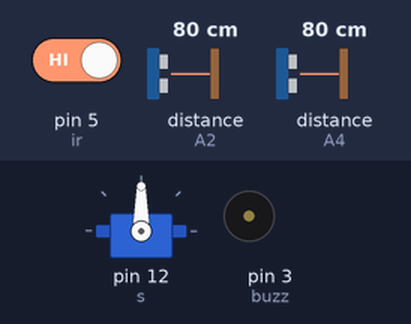
This sketch was run on a simulated Arduino Uno, built with avr-gcc and run on an emulated ATmega328P. On the bench: servo, buzzer (waves = sounding, pin HIGH). The inputs (shaded band) are chosen by the test bench; at power-on: pin 5 (ir) HIGH, distance to the obstacle (sensors on A2, A4) 80 cm. The echo pulse lasts 58.3 µs per cm; pins used as bus, display or sensor lines are not drawn; what the sketch prints to the serial monitor is not drawn.

Above: at 1.2 s.
1.3 s: pin 5 (ir) driven LOW
At 2.1 s:
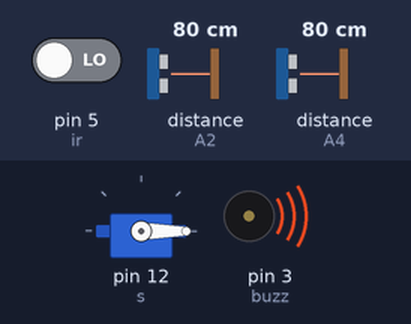
4.3 s: pin 5 (ir) driven HIGH
At 4.75 s:
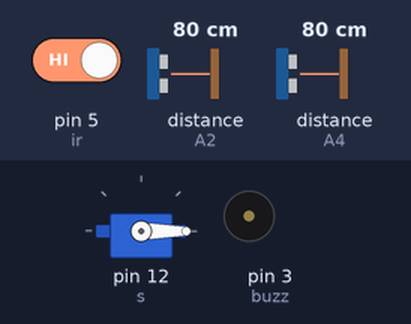
Timing chart, 0 to 7.3 s (numbered marks = the images above; inputs shaded):
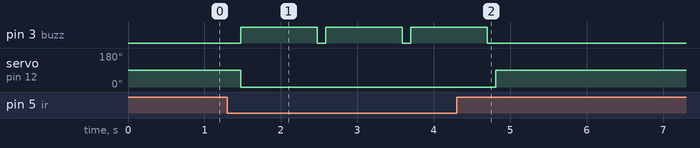

The sketch:

Automated_parking_system.ino
```cpp
#include <Servo.h>


#define t1 A5
#define e1 A4

#define t2 A3
#define e2 A2

const int ir=5;
const int red=1;
#define light A0
const int buzz=3;
const int green=9;
Servo s;
long time1;
long time2;
int d1;
int d2;


void setup() {
    pinMode(t1, OUTPUT);
    pinMode(e1, INPUT);
    pinMode(t2, OUTPUT);
    pinMode(e2, INPUT);
    pinMode(ir, INPUT);
    pinMode(red, OUTPUT);
    pinMode(buzz, OUTPUT);
    pinMode(light, INPUT);
    s.attach(12);
    Serial.begin(9600);


}

void loop() {

  int ss=digitalRead(ir);
  digitalWrite(red,HIGH);

  delay(50);
  digitalWrite(t1,LOW);
  delayMicroseconds(10);
  digitalWrite(t1,HIGH);
  delayMicroseconds(10);
  digitalWrite(t1,LOW);
  time1=pulseIn(e1,HIGH);
  d1=time1*0.034*0.5;
  Serial.print("1- ");
  Serial.println(d1);


  delay(50);


  digitalWrite(t2,LOW);
  delayMicroseconds(10);
  digitalWrite(t2,HIGH);
  delayMicroseconds(10);
  digitalWrite(t2,LOW);
  time2=pulseIn(e2,HIGH);
  d2=time2*0.034*0.5;
  Serial.println(d2);

  if(d1>7 || d2>7){
    if(ss==0){
      s.write(-20);
      digitalWrite(buzz,HIGH);
      digitalWrite(red,LOW);
      delay(1000);
      }
  }
  digitalWrite(buzz,LOW);
  if (ss==1){
    s.write(90);
    delay(60);
  }


}
```

Measured:
- after the input at 1.3 s, pin 3 (buzz): alternates HIGH for 1.0 s and LOW for 0.11 s, starting after 0.18 s; servo on pin 12 (s): 90° → 0° after 0.18 s
- after the input at 4.3 s, pin 3 (buzz): goes on until 4.7 s, then stays LOW; servo on pin 12 (s): 0° → 90° after 0.51 s
